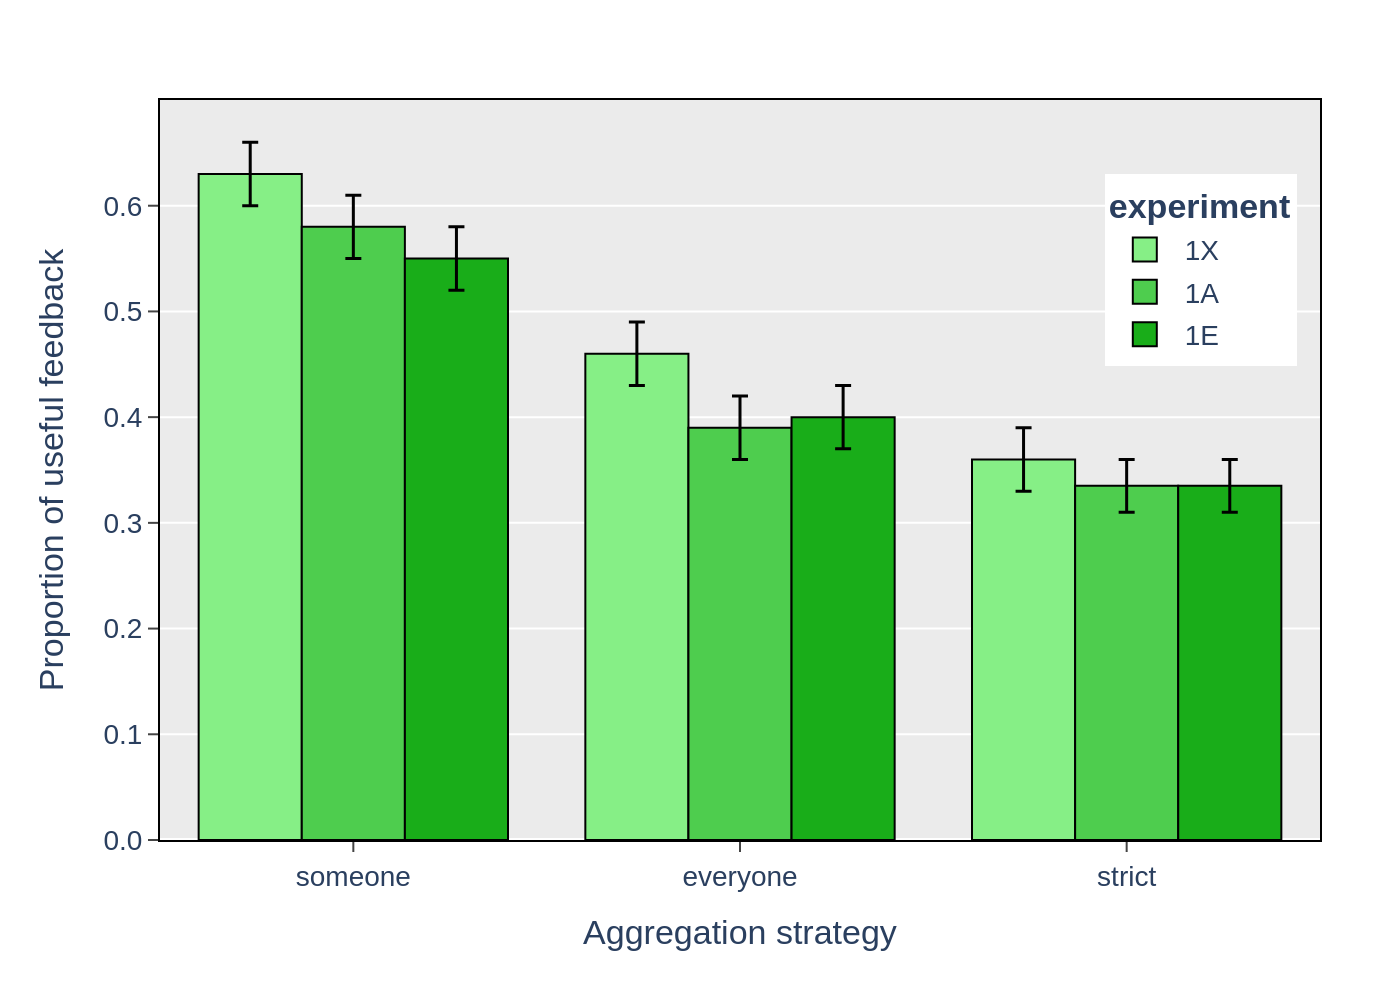

Source code (Python):
import sys
import json
import pathlib
import plotly.graph_objects as go

if len(sys.argv) != 2:
    print(f"Usage: python {pathlib.Path(__file__).name} <json_file_path>")
    sys.exit(1)

json_path = sys.argv[1]

try:
    with open(json_path, 'r', encoding='utf-8') as f:
        chart_info = json.load(f)
except FileNotFoundError:
    print(f"Error: JSON file not found at {json_path}")
    sys.exit(1)
except json.JSONDecodeError:
    print(f"Error: Could not decode JSON from {json_path}")
    sys.exit(1)

chart_data = chart_info.get('chart_data', {})
texts = chart_info.get('texts', {})
colors = chart_info.get('colors', [])

categories = chart_data.get('categories', [])
series_data = chart_data.get('series', [])

fig = go.Figure()

for i, series in enumerate(series_data):
    fig.add_trace(go.Bar(
        x=categories,
        y=series.get('y'),
        name=series.get('name'),
        marker_color=colors[i % len(colors)],
        marker_line_color='black',
        marker_line_width=1,
        error_y=series.get('error_y', {}),
        error_y_color='black',
        error_y_thickness=1.5
    ))

fig.update_layout(
    barmode='group',
    xaxis_title=texts.get('x_axis_title'),
    yaxis_title=texts.get('y_axis_title'),
    legend_title_text=f"<b>{texts.get('legend_title')}</b>" if texts.get('legend_title') else None,
    font=dict(
        family="Arial",
        size=14
    ),
    plot_bgcolor='#EBEBEB',
    paper_bgcolor='white',
    xaxis=dict(
        showgrid=False,
        showline=True,
        linecolor='black',
        mirror=True,
        ticks='outside'
    ),
    yaxis=dict(
        gridcolor='white',
        range=[0, 0.7],
        tickvals=[0.0, 0.1, 0.2, 0.3, 0.4, 0.5, 0.6],
        tickformat='.1f',
        zeroline=True,
        zerolinecolor='white',
        zerolinewidth=2,
        showline=True,
        linecolor='black',
        mirror=True,
        ticks='outside'
    ),
    margin=dict(l=80, r=40, t=50, b=80),
    legend=dict(
        x=0.98,
        y=0.9,
        xanchor='right',
        yanchor='top'
    )
)

output_base_name = pathlib.Path(json_path).stem
output_filename = f"{output_base_name}.png"
fig.write_image(output_filename, scale=2)

print(f"Chart saved to {output_filename}")
